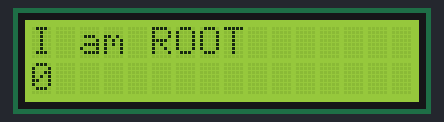
The sketch below on a simulated Arduino Uno, built with avr-gcc and run on an emulated ATmega328P. Parts: 16×2 character LCD.

Above: at 0.1 s.
At 4.1 s:
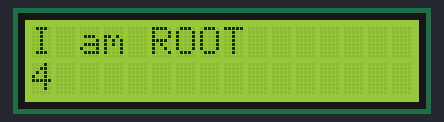
At 9.1 s:
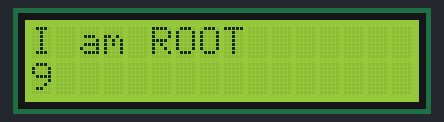
At 19.1 s:
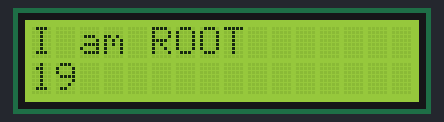
At 29.1 s:
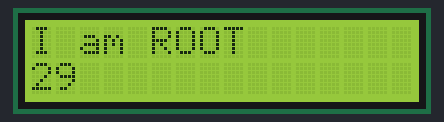
At 39.1 s:
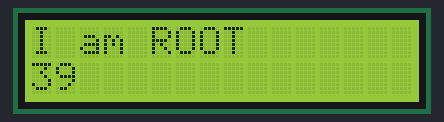

Measured:
- what the display in image 1 shows lasts 1.0 s, from 4.0 s to 5.0 s

The sketch:

lcdScreen.ino
```cpp
/*
  The circuit:
 * LCD RS pin to digital pin 7
 * LCD Enable pin to digital pin 8
 * LCD D4 pin to digital pin 9
 * LCD D5 pin to digital pin 10
 * LCD D6 pin to digital pin 11
 * LCD D7 pin to digital pin 12
 * LCD R/W pin to ground
 * LCD VSS pin to ground
 * LCD VCC pin to 5V
 * 10K resistor:
 * ends to +5V and ground
 * wiper to LCD VO pin (pin 3)

 */

// include the library code:
#include <LiquidCrystal.h>

// initialize the library with the numbers of the interface pins
LiquidCrystal lcd(7, 8, 9, 10, 11, 12);

void setup() {
  // set up the LCD's number of columns and rows:
  lcd.begin(16, 2);
  // Print a message to the LCD.
  lcd.print("I am ROOT");
}

void loop() {
  // set the cursor to column 0, line 1
  lcd.setCursor(0, 1);
  // print the number of seconds since reset:
  lcd.print(millis() / 1000);
}
```
